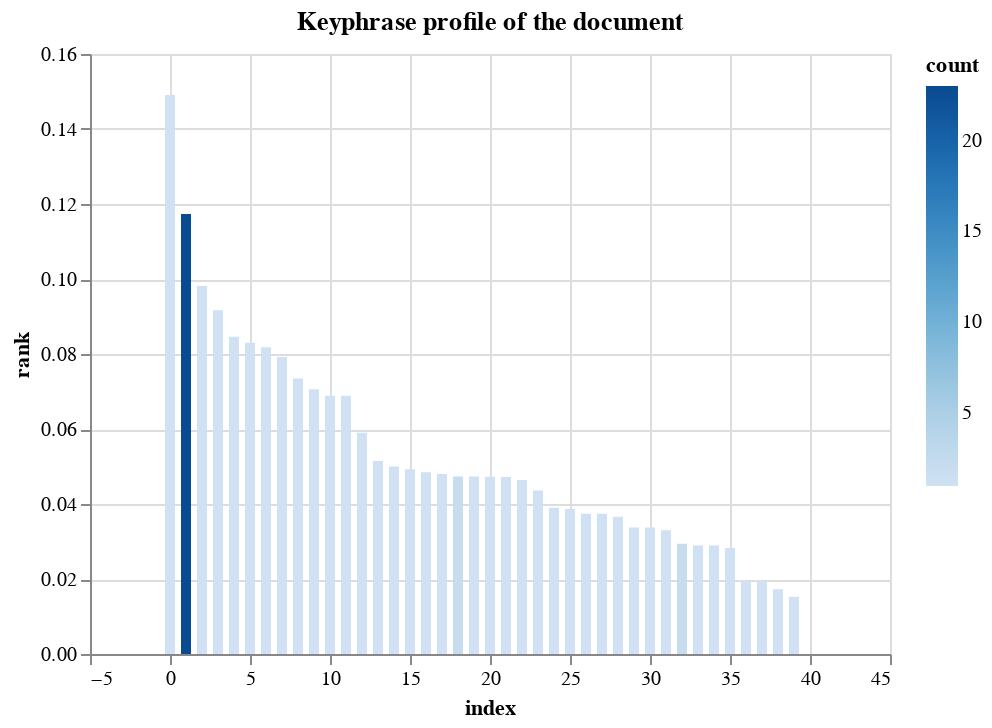

Notebook code for this chart:
### Code cell
tr = doc._.textrank
tr.plot_keyphrases()

### Figure 1 — Vega-Lite specification as saved in the notebook (floating-point values rounded to 4 significant figures)
{"config": {"view": {"continuousWidth": 400, "continuousHeight": 300}}, "data": {"name": "data-5965071246e5cc6f31218c318d02a4a9"}, "mark": "bar", "encoding": {"color": {"type": "quantitative", "field": "count"}, "tooltip": [{"type": "nominal", "field": "text"}, {"type": "quantitative", "field": "rank"}, {"type": "quantitative", "field": "count"}], "x": {"type": "quantitative", "field": "index"}, "y": {"type": "quantitative", "field": "rank"}}, "title": "Keyphrase profile of the document", "$schema": "https://vega.github.io/schema/vega-lite/v4.8.1.json", "datasets": {"data-5965071246e5cc6f31218c318d02a4a9": [{"index": 0, "text": "sentences", "count": 1, "rank": 0.149}, {"index": 1, "text": "INELIGIBLE_PHRASE", "count": 23, "rank": 0.1173}, {"index": 2, "text": "gensim implements TextRank", "count": 1, "rank": 0.09816}, {"index": 3, "text": "text summarization", "count": 1, "rank": 0.09166}, {"index": 4, "text": "ranking webpages", "count": 1, "rank": 0.08458}, {"index": 5, "text": "algorithm", "count": 1, "rank": 0.083}, {"index": 6, "text": "every other sentence", "count": 1, "rank": 0.08179}, {"index": 7, "text": "Okapi BM25 function", "count": 1, "rank": 0.07919}, {"index": 8, "text": "original TextRank", "count": 1, "rank": 0.07346}, {"index": 9, "text": "TextRank", "count": 1, "rank": 0.07058}, {"index": 10, "text": "every sentence", "count": 1, "rank": 0.06884}, {"index": 11, "text": "the sentences", "count": 1, "rank": 0.06884}, {"index": 12, "text": "the popular PageRank algorithm", "count": 1, "rank": 0.05897}, {"index": 13, "text": "an unsupervised algorithm", "count": 1, "rank": 0.05146}, {"index": 14, "text": "the two sentences", "count": 1, "rank": 0.04999}, {"index": 15, "text": "implementations", "count": 1, "rank": 0.04925}, {"index": 16, "text": "some popular algorithms", "count": 1, "rank": 0.04845}, {"index": 17, "text": "the summarization module", "count": 1, "rank": 0.048}, {"index": 18, "text": "an edge", "count": 2, "rank": 0.04736}, {"index": 19, "text": "the edge", "count": 1, "rank": 0.04736}, {"index": 20, "text": "weighted-graphs", "count": 1, "rank": 0.04728}, {"index": 21, "text": "the highest PageRank score", "count": 1, "rank": 0.04718}, {"index": 22, "text": "vertices", "count": 1, "rank": 0.04641}, {"index": 23, "text": "his previous post", "count": 1, "rank": 0.0436}, {"index": 24, "text": "the remaining words", "count": 1, "rank": 0.03901}, {"index": 25, "text": "this blog", "count": 1, "rank": 0.03869}, {"index": 26, "text": "-", "count": 1, "rank": 0.03739}, {"index": 27, "text": "top", "count": 1, "rank": 0.03739}, {"index": 28, "text": "the percentage", "count": 1, "rank": 0.03659}, {"index": 29, "text": "a graph", "count": 1, "rank": 0.03374}, {"index": 30, "text": "the graph", "count": 1, "rank": 0.03374}, {"index": 31, "text": "Pre", "count": 1, "rank": 0.03301}, {"index": 32, "text": "a paper", "count": 2, "rank": 0.02942}, {"index": 33, "text": "the text", "count": 1, "rank": 0.02895}, {"index": 34, "text": "the PageRank", "count": 1, "rank": 0.02893}, {"index": 35, "text": "another incubator student", "count": 1, "rank": 0.02825}, {"index": 36, "text": "The weight", "count": 1, "rank": 0.0195}, {"index": 37, "text": "the weights", "count": 1, "rank": 0.0195}, {"index": 38, "text": "the vertices(sentences", "count": 1, "rank": 0.01727}, {"index": 39, "text": "an improvement", "count": 1, "rank": 0.01525}, {"index": 40, "text": "It", "count": 3, "rank": 0.0}, {"index": 41, "text": "them", "count": 1, "rank": 0.0}, {"index": 42, "text": "words", "count": 2, "rank": 0.0}]}}
